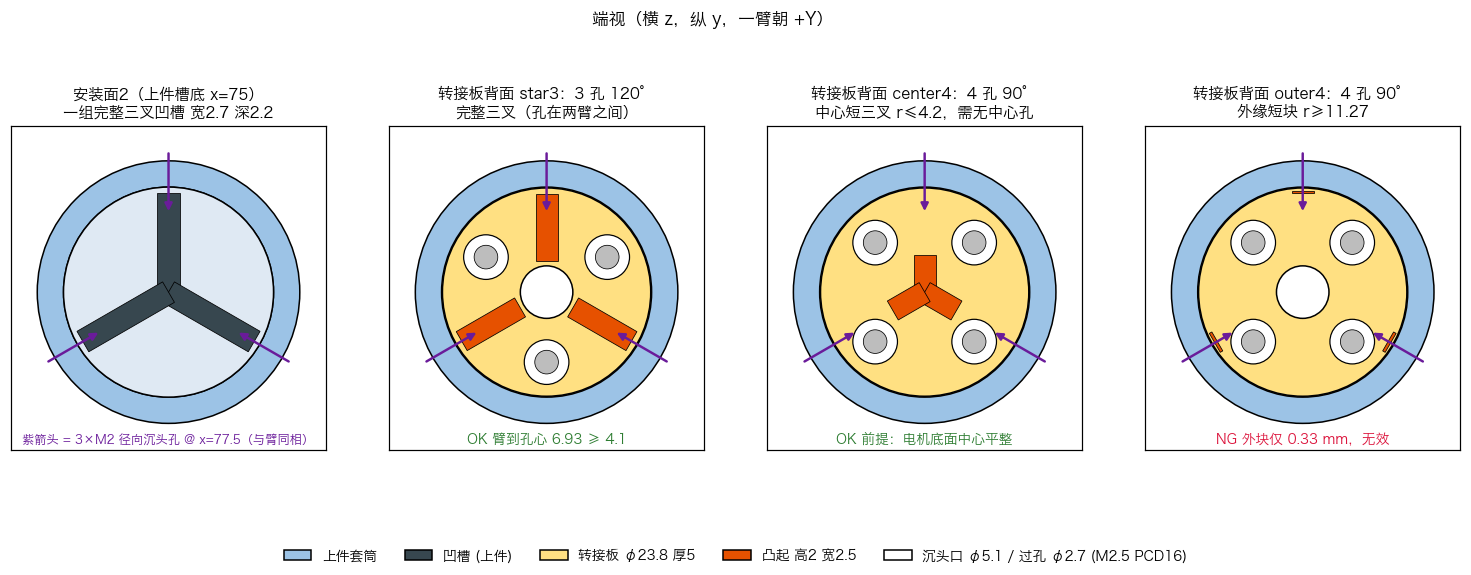

Write Python code to recreate this figure.
"""电机2 转接板变体 + 安装面2 三叉凹槽示意（端视，横轴 z，纵轴 y；图形关于 z 镜像对称）。"""
from __future__ import annotations

import math
from pathlib import Path

import matplotlib
matplotlib.use("Agg")
import matplotlib.pyplot as plt
from matplotlib import patches

plt.rcParams["font.sans-serif"] = ["Hiragino Sans GB", "STHeiti", "Arial Unicode MS"]
plt.rcParams["axes.unicode_minus"] = False

R_OUT, R_POCKET, PLATE_R = 15.0, 12.0, 11.9
PCD_R, HOLE_R, CSK_R = 8.0, 1.35, 2.55
KEY_W, GROOVE_W, KEY_R_OUT, CENTER_R = 2.5, 2.7, 11.2, 3.0
SPOKES = (0.0, 120.0, 240.0)          # 自 +Y 量向 +Z
UPPER, PLATE, KEY, GROOVE = "#9cc3e6", "#ffe082", "#e65100", "#37474f"


def polar(r, ang_deg):
    a = math.radians(ang_deg)
    return r * math.sin(a), r * math.cos(a)   # (z, y)


def spoke(ax, ang, r0, r1, width, color, **kw):
    a = math.radians(ang)
    rect = patches.Rectangle((-width / 2, r0), width, r1 - r0, fc=color, ec="k", lw=0.5, **kw)
    rect.set_transform(matplotlib.transforms.Affine2D().rotate(-a) + ax.transData)
    ax.add_patch(rect)


def holes(ax, n, phase):
    for k in range(n):
        z, y = polar(PCD_R, phase + k * 360.0 / n)
        ax.add_patch(patches.Circle((z, y), CSK_R, fc="white", ec="k", lw=0.8))
        ax.add_patch(patches.Circle((z, y), HOLE_R, fc="#bdbdbd", ec="k", lw=0.5))


def radial_screws(ax):
    for ang in SPOKES:
        z, y = polar(R_OUT + 1.2, ang)
        ax.annotate("", xy=polar(PLATE_R - 3.0, ang), xytext=(z, y),
                    arrowprops=dict(arrowstyle="-|>", color="#6a1b9a", lw=1.6))


def base(ax, title):
    ax.add_patch(patches.Circle((0, 0), R_OUT, fc=UPPER, ec="k"))
    ax.add_patch(patches.Circle((0, 0), R_POCKET, fc="white", ec="k"))
    ax.set_xlim(-18, 18); ax.set_ylim(-18, 19); ax.set_aspect("equal")
    ax.set_title(title, fontsize=10); ax.set_xticks([]); ax.set_yticks([])


def main():
    fig, axs = plt.subplots(1, 4, figsize=(17, 5.2))

    ax = axs[0]
    base(ax, "安装面2（上件槽底 x=75）\n一组完整三叉凹槽 宽2.7 深2.2")
    ax.add_patch(patches.Circle((0, 0), R_POCKET, fc="#dfe9f3", ec="k"))
    for a in SPOKES:
        spoke(ax, a, 0.0, KEY_R_OUT + 0.1, GROOVE_W, GROOVE)
    radial_screws(ax)
    ax.text(0, -17.3, "紫箭头 = 3×M2 径向沉头孔 @ x=77.5（与臂同相）", ha="center", fontsize=8, color="#6a1b9a")

    cases = [
        ("star3：3 孔 120°\n完整三叉（孔在两臂之间）", 3, 60.0, [(CENTER_R + 0.5, KEY_R_OUT)], True, "OK 臂到孔心 6.93 ≥ 4.1"),
        ("center4：4 孔 90°\n中心短三叉 r≤4.2，需无中心孔", 4, 45.0, [(0.0, 4.2)], False, "OK 前提：电机底面中心平整"),
        ("outer4：4 孔 90°\n外缘短块 r≥11.27", 4, 45.0, [(11.27, PLATE_R - 0.3)], True, "NG 外块仅 0.33 mm，无效"),
    ]
    for ax, (title, n, phase, segs, center_hole, verdict) in zip(axs[1:], cases):
        base(ax, "转接板背面 " + title)
        ax.add_patch(patches.Circle((0, 0), PLATE_R, fc=PLATE, ec="k"))
        if center_hole:
            ax.add_patch(patches.Circle((0, 0), CENTER_R, fc="white", ec="k"))
        holes(ax, n, phase)
        for a in SPOKES:
            for r0, r1 in segs:
                spoke(ax, a, r0, r1, KEY_W, KEY)
        radial_screws(ax)
        ax.text(0, -17.3, verdict, ha="center", fontsize=9,
                color="#2e7d32" if verdict.startswith("OK") else "crimson")

    handles = [patches.Patch(fc=UPPER, ec="k", label="上件套筒"),
               patches.Patch(fc=GROOVE, ec="k", label="凹槽 (上件)"),
               patches.Patch(fc=PLATE, ec="k", label="转接板 φ23.8 厚5"),
               patches.Patch(fc=KEY, ec="k", label="凸起 高2 宽2.5"),
               patches.Patch(fc="white", ec="k", label="沉头口 φ5.1 / 过孔 φ2.7 (M2.5 PCD16)")]
    fig.legend(handles=handles, loc="lower center", ncol=5, fontsize=9, frameon=False)
    fig.suptitle("端视（横 z，纵 y，一臂朝 +Y）", fontsize=11)
    out = Path(__file__).with_name("plate_variants.png")
    fig.savefig(out, dpi=110, bbox_inches="tight")
    print(out)


if __name__ == "__main__":
    main()
